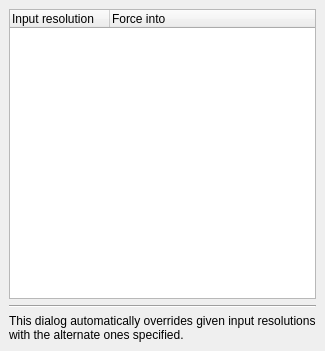
<?xml version="1.0" encoding="UTF-8"?>
<ui version="4.0">
 <class>AliasDialog</class>
 <widget class="QDialog" name="AliasDialog">
  <property name="geometry">
   <rect>
    <x>0</x>
    <y>0</y>
    <width>325</width>
    <height>351</height>
   </rect>
  </property>
  <property name="sizePolicy">
   <sizepolicy hsizetype="Preferred" vsizetype="Preferred">
    <horstretch>0</horstretch>
    <verstretch>0</verstretch>
   </sizepolicy>
  </property>
  <property name="windowTitle">
   <string>VCS Aliases</string>
  </property>
  <layout class="QVBoxLayout" name="verticalLayout_2">
   <property name="spacing">
    <number>6</number>
   </property>
   <property name="leftMargin">
    <number>9</number>
   </property>
   <property name="topMargin">
    <number>9</number>
   </property>
   <property name="rightMargin">
    <number>9</number>
   </property>
   <property name="bottomMargin">
    <number>9</number>
   </property>
   <item>
    <layout class="QVBoxLayout" name="verticalLayout">
     <item>
      <widget class="QTreeWidget" name="treeWidget_knownAliases">
       <property name="alternatingRowColors">
        <bool>false</bool>
       </property>
       <property name="selectionMode">
        <enum>QAbstractItemView::MultiSelection</enum>
       </property>
       <property name="verticalScrollMode">
        <enum>QAbstractItemView::ScrollPerPixel</enum>
       </property>
       <property name="indentation">
        <number>20</number>
       </property>
       <property name="rootIsDecorated">
        <bool>false</bool>
       </property>
       <attribute name="headerStretchLastSection">
        <bool>true</bool>
       </attribute>
       <column>
        <property name="text">
         <string>Input resolution</string>
        </property>
       </column>
       <column>
        <property name="text">
         <string>Force into</string>
        </property>
       </column>
      </widget>
     </item>
    </layout>
   </item>
   <item>
    <widget class="Line" name="line">
     <property name="orientation">
      <enum>Qt::Horizontal</enum>
     </property>
    </widget>
   </item>
   <item>
    <widget class="QLabel" name="label_notice">
     <property name="text">
      <string>This dialog automatically overrides given input resolutions with the alternate ones specified.</string>
     </property>
     <property name="wordWrap">
      <bool>true</bool>
     </property>
    </widget>
   </item>
  </layout>
 </widget>
 <resources/>
 <connections/>
</ui>
